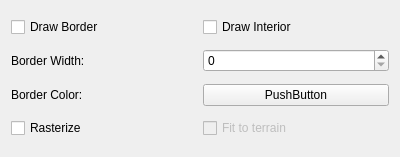
<ui version="4.0" >
 <class>PolygonWidget</class>
 <widget class="QWidget" name="PolygonWidget" >
  <property name="geometry" >
   <rect>
    <x>0</x>
    <y>0</y>
    <width>400</width>
    <height>157</height>
   </rect>
  </property>
  <property name="windowTitle" >
   <string>PolygonWidget</string>
  </property>
  <layout class="QVBoxLayout" >
   <item>
    <layout class="QHBoxLayout" >
     <item>
      <widget class="QCheckBox" name="_drawBorder" >
       <property name="text" >
        <string>Draw Border</string>
       </property>
      </widget>
     </item>
     <item>
      <widget class="QCheckBox" name="_drawInterior" >
       <property name="text" >
        <string>Draw Interior</string>
       </property>
      </widget>
     </item>
    </layout>
   </item>
   <item>
    <layout class="QHBoxLayout" >
     <item>
      <widget class="QLabel" name="label" >
       <property name="text" >
        <string>Border Width:</string>
       </property>
      </widget>
     </item>
     <item>
      <widget class="QSpinBox" name="_borderWidth" />
     </item>
    </layout>
   </item>
   <item>
    <layout class="QHBoxLayout" >
     <item>
      <widget class="QLabel" name="label_2" >
       <property name="text" >
        <string>Border Color:</string>
       </property>
      </widget>
     </item>
     <item>
      <widget class="QtTools::ColorButton" name="_borderColor" >
       <property name="text" >
        <string>PushButton</string>
       </property>
      </widget>
     </item>
    </layout>
   </item>
   <item>
    <layout class="QHBoxLayout" >
     <item>
      <widget class="QCheckBox" name="_rasterize" >
       <property name="enabled" >
        <bool>true</bool>
       </property>
       <property name="text" >
        <string>Rasterize</string>
       </property>
      </widget>
     </item>
     <item>
      <widget class="QCheckBox" name="checkBox_5" >
       <property name="enabled" >
        <bool>false</bool>
       </property>
       <property name="text" >
        <string>Fit to terrain</string>
       </property>
      </widget>
     </item>
    </layout>
   </item>
  </layout>
 </widget>
 <customwidgets>
  <customwidget>
   <class>QtTools::ColorButton</class>
   <extends>QPushButton</extends>
   <header>QtTools/ColorButton.h</header>
  </customwidget>
 </customwidgets>
 <resources/>
 <connections/>
</ui>
